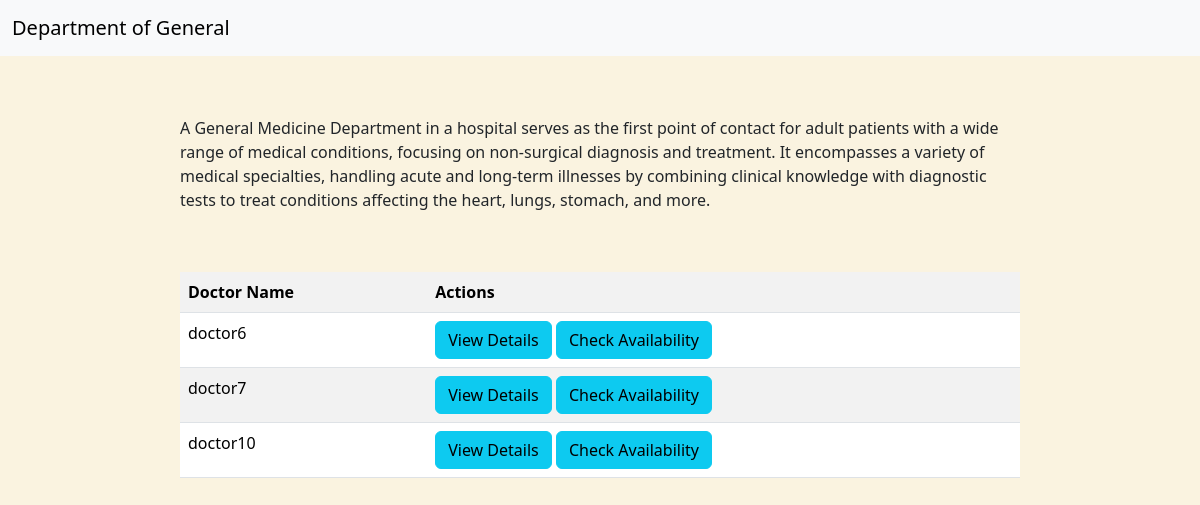
/general, run on the app's committed database.
### models/model.py (models this page shows)
class Doctor(db.Model):
    doctor_id=db.Column(db.Integer(),primary_key=True)
    doctor_name=db.Column(db.String())
    doctor_username=db.Column(db.String(),unique=True)
    doctor_password=db.Column(db.String(),nullable=False)
    department_name=db.Column(db.String(),nullable=False)
    appointment=db.relationship('Appointment',backref='doctor')
    Availibility=db.relationship("Availibility",backref="doctor")
    treatmentdone=db.relationship("Treatment",backref="doctor")

### app.py (the view)
@app.route('/general')
def general():
    doctor_data=Doctor.query.filter_by(department_name="General").all()
    if doctor_data:
        return render_template('general.html',doctor_data=doctor_data)
    return render_template("general.html",doctor_data=doctor_data)

### templates/general.html (shortened to what this page needs)
<!DOCTYPE html>
<html lang="en">
<head>
<link href="https://cdn.jsdelivr.net/npm/bootstrap@5.3.8/dist/css/bootstrap.min.css" rel="stylesheet">
</head>
<body style="background-color: #FAF3E0;">
    <nav class="navbar bg-body-tertiary">
    <div class="container-fluid">
    <a class="navbar-brand">Department of General</a>
    </div>
    </nav>
    <p style="width: 70vw; margin-left: 15vw; margin-top: 5vw;">A General Medicine Department in a hospital serves as the first point of contact for adult patients with a wide range of medical conditions, focusing on non-surgical diagnosis and treatment. It encompasses a variety of medical specialties, handling acute and long-term illnesses by combining clinical knowledge with diagnostic tests to treat conditions affecting the heart, lungs, stomach, and more.  </p>
    <table class="table table-striped" style="width: 70vw; margin-left: 15vw; margin-top: 5vw;">
        <tr>
            <th>Doctor Name</th>
            <th>Actions</th>
        </tr>
    {% for i in doctor_data %}
    <tr>
        <td>{{i.doctor_name}}</td>
        <td><a href="/viewdetails/{{i.doctor_username}}"><button type="button" class="btn btn-info">View Details</button></a>&nbsp;<a href="/checkavailability/{{i.doctor_username}}"><button type="button" class="btn btn-info">Check Availability</button></a></td>
    </tr>
    {% endfor %}
    </table>
</body>
</html>

### data on the page
Doctor: doctor_name "doctor6"
Doctor: doctor_name "doctor7"
Doctor: doctor_name "doctor10"
